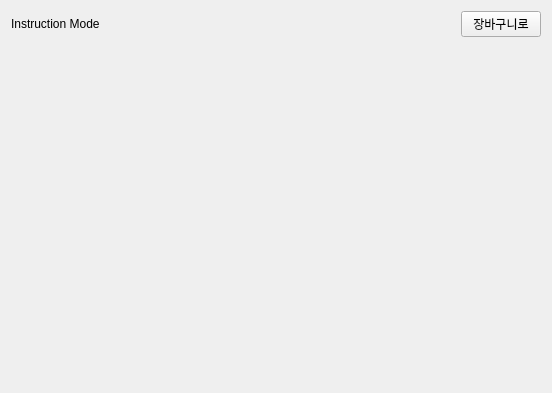
<?xml version="1.0" encoding="UTF-8"?>
<ui version="4.0">
 <class>PageGuide</class>
 <widget class="QWidget" name="PageGuide">
  <property name="geometry">
   <rect>
    <x>0</x>
    <y>0</y>
    <width>552</width>
    <height>393</height>
   </rect>
  </property>
  <property name="windowTitle">
   <string>Form</string>
  </property>
  <layout class="QHBoxLayout" name="horizontalLayout_2">
   <item>
    <layout class="QVBoxLayout" name="verticalLayout" stretch="2,8">
     <item>
      <layout class="QHBoxLayout" name="horizontalLayout">
       <item>
        <widget class="QLabel" name="labelGuideTitle">
         <property name="text">
          <string>Instruction Mode</string>
         </property>
        </widget>
       </item>
       <item>
        <spacer name="horizontalSpacer">
         <property name="orientation">
          <enum>Qt::Horizontal</enum>
         </property>
         <property name="sizeHint" stdset="0">
          <size>
           <width>40</width>
           <height>20</height>
          </size>
         </property>
        </spacer>
       </item>
       <item>
        <widget class="QPushButton" name="btnBackToCart">
         <property name="text">
          <string>장바구니로</string>
         </property>
         <property name="checkable">
          <bool>true</bool>
         </property>
        </widget>
       </item>
      </layout>
     </item>
     <item>
      <widget class="QLabel" name="labelMap">
       <property name="text">
        <string/>
       </property>
       <property name="pixmap">
        <pixmap>house.pgm</pixmap>
       </property>
       <property name="scaledContents">
        <bool>true</bool>
       </property>
      </widget>
     </item>
    </layout>
   </item>
  </layout>
 </widget>
 <resources/>
 <connections/>
</ui>
